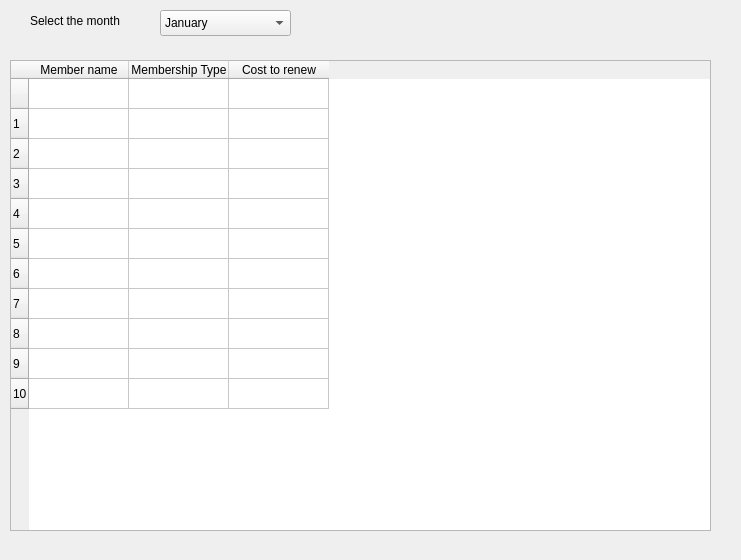
<?xml version="1.0" encoding="UTF-8"?>
<ui version="4.0">
 <class>expMonth</class>
 <widget class="QDialog" name="expMonth">
  <property name="geometry">
   <rect>
    <x>0</x>
    <y>0</y>
    <width>741</width>
    <height>560</height>
   </rect>
  </property>
  <property name="windowTitle">
   <string>Dialog</string>
  </property>
  <widget class="QLabel" name="label">
   <property name="geometry">
    <rect>
     <x>30</x>
     <y>10</y>
     <width>121</width>
     <height>21</height>
    </rect>
   </property>
   <property name="text">
    <string>Select the month</string>
   </property>
  </widget>
  <widget class="QTableWidget" name="tableWidget">
   <property name="geometry">
    <rect>
     <x>10</x>
     <y>60</y>
     <width>701</width>
     <height>471</height>
    </rect>
   </property>
   <row>
    <property name="text">
     <string/>
    </property>
   </row>
   <row>
    <property name="text">
     <string>1</string>
    </property>
   </row>
   <row>
    <property name="text">
     <string>2</string>
    </property>
   </row>
   <row>
    <property name="text">
     <string>3</string>
    </property>
   </row>
   <row>
    <property name="text">
     <string>4</string>
    </property>
   </row>
   <row>
    <property name="text">
     <string>5</string>
    </property>
   </row>
   <row>
    <property name="text">
     <string>6</string>
    </property>
   </row>
   <row>
    <property name="text">
     <string>7</string>
    </property>
   </row>
   <row>
    <property name="text">
     <string>8</string>
    </property>
   </row>
   <row>
    <property name="text">
     <string>9</string>
    </property>
   </row>
   <row>
    <property name="text">
     <string>10</string>
    </property>
   </row>
   <column>
    <property name="text">
     <string>Member name</string>
    </property>
   </column>
   <column>
    <property name="text">
     <string>Membership Type</string>
    </property>
   </column>
   <column>
    <property name="text">
     <string>Cost to renew</string>
    </property>
   </column>
  </widget>
  <widget class="QComboBox" name="comboBox">
   <property name="geometry">
    <rect>
     <x>160</x>
     <y>10</y>
     <width>131</width>
     <height>26</height>
    </rect>
   </property>
   <item>
    <property name="text">
     <string>January</string>
    </property>
   </item>
   <item>
    <property name="text">
     <string>February</string>
    </property>
   </item>
   <item>
    <property name="text">
     <string>March</string>
    </property>
   </item>
   <item>
    <property name="text">
     <string>April</string>
    </property>
   </item>
   <item>
    <property name="text">
     <string>May</string>
    </property>
   </item>
   <item>
    <property name="text">
     <string>June</string>
    </property>
   </item>
   <item>
    <property name="text">
     <string>July</string>
    </property>
   </item>
   <item>
    <property name="text">
     <string>August</string>
    </property>
   </item>
   <item>
    <property name="text">
     <string>September</string>
    </property>
   </item>
   <item>
    <property name="text">
     <string>October</string>
    </property>
   </item>
   <item>
    <property name="text">
     <string>November</string>
    </property>
   </item>
   <item>
    <property name="text">
     <string>December</string>
    </property>
   </item>
  </widget>
 </widget>
 <resources/>
 <connections/>
 <slots>
  <slot>on_comboBox_currentIndexChanged()</slot>
 </slots>
</ui>
